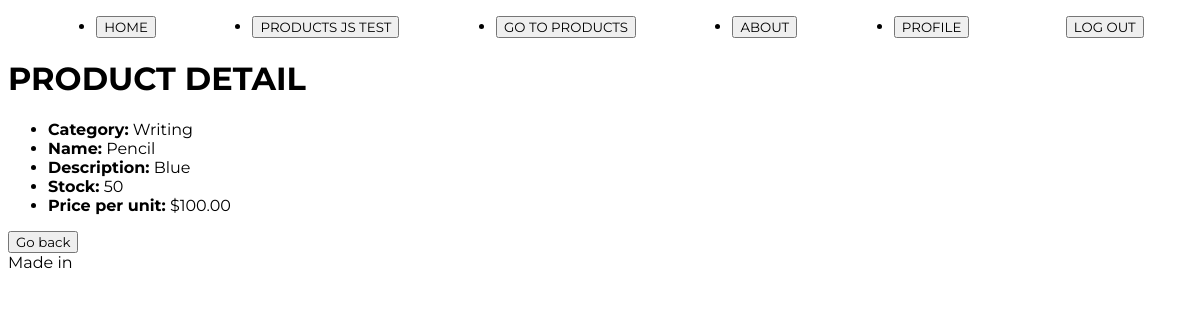
The app's page /product/product/detail/1 (signed in) with its own data.
### product/models.py (models this page shows, shortened)
class Product(models.Model):
    category=models.ForeignKey(Category, on_delete=models.CASCADE, null=True, blank=True, verbose_name='category')
    name = models.CharField(max_length=150, db_index=True) #facilita la búsqueda en la BD
    description = models.TextField(blank=True, null=True, verbose_name='Description') #blank: el campo puede dejarse vacío cuando es True
    price = models.DecimalField(max_digits=10, decimal_places=2)
    stock = models.PositiveIntegerField()
    class Meta: #Se utiliza para definir opciones de configuración adicionales de un modelo
        unique_together = ('category', 'name') #la combinación de los campos debe ser única en la BD
        verbose_name = 'Product' #Define el nombre singular legible del modelo (también usado en el panel de ADMIN)
        verbose_name_plural = 'Products' #Define el nombre plurar legible del modelo (también usado en el panel de ADMIN)

class Category(models.Model):
    name = models.CharField(max_length=255, unique=True)
    description = models.TextField(blank=True, null=True, verbose_name='Description')
    def __str__(self):
        return self.name
    class Meta:
        verbose_name = 'Product categories'

### product/views_models/product.py (the view)
# urls.py: path('product/detail/<int:pk>', product.ProductDetailView.as_view(), name='product_detail'),
class ProductDetailView(DetailView):
    model = models.Product
    template_name = 'product/Product_crud/product_detail.html'

### product/templates/product/Product_crud/product_detail.html
{% extends 'core/base.html' %}
{% block content %}
    <h1>PRODUCT DETAIL</h1>
    <ul>
        <li><strong>Category:</strong> {{ object.category }}</li>
        <li><strong>Name:</strong> {{ object.name }}</li>
        <li><strong>Description:</strong>
        {% if object.description %}
            {{ object.description }}
        {% else %}
            -
        {% endif %}
        </li>
        <li><strong>Stock:</strong> {{ object.stock }}</li>
        <li><strong>Price per unit:</strong> ${{ object.price }}</li>
    </ul>
    <a href="{% url 'product:product_list' %}"><button>Go back</button></a>
{% endblock content %}

### core/static/core/css/styles.css (style rules this page uses)
* { font-family: 'Montserrat', sans-serif; }

### records on screen
Product: category "Writing", name "Pencil", description "Blue", stock "50", price "100.00"
